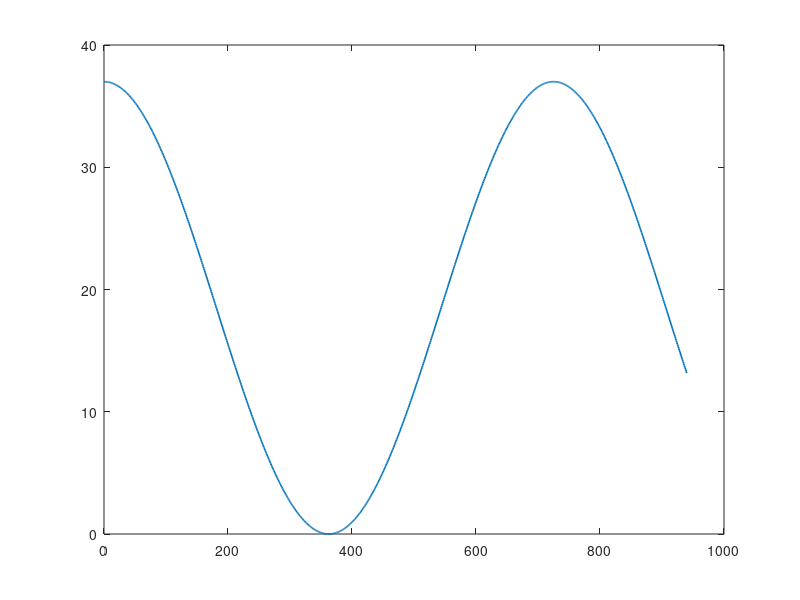

Reproduce this figure in MATLAB. (Note: this script raises an error after producing the figure.)
clear all; close all; clc;
s = tf('s');

%% RUN SIMULINK MODEL FIRST TO EXPORT SAT Struct
t = linspace(0,940,941);
u = 18.5*sin(2*pi*t/725+pi/2)+18.5;
start_temp = 60;

figure();
plot(t,u,'LineWidth',1.2);
hold on;
plot(SAT.time,SAT.signals.values.'.*u+start_temp,'LineWidth',1.2);
hold off;
xlim([0,940]);
legend('Input', 'Response','Location','southeast')
xlabel('Time (s)', 'FontSize', 12);
title('Simulated Response for 1/13/2021');

grid on;
grid minor;
%saveas(gcf,'Jan 13 CL Response','png');


